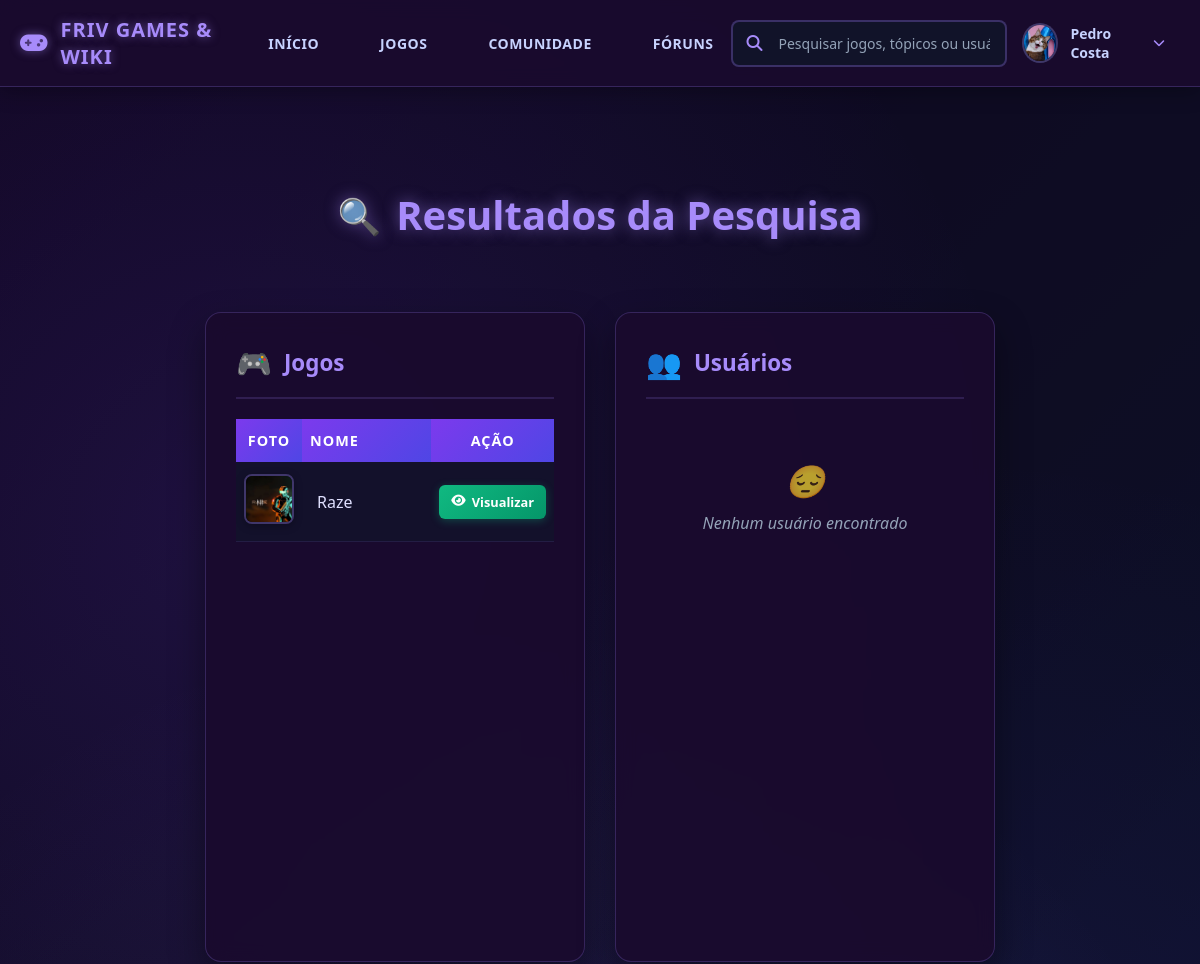
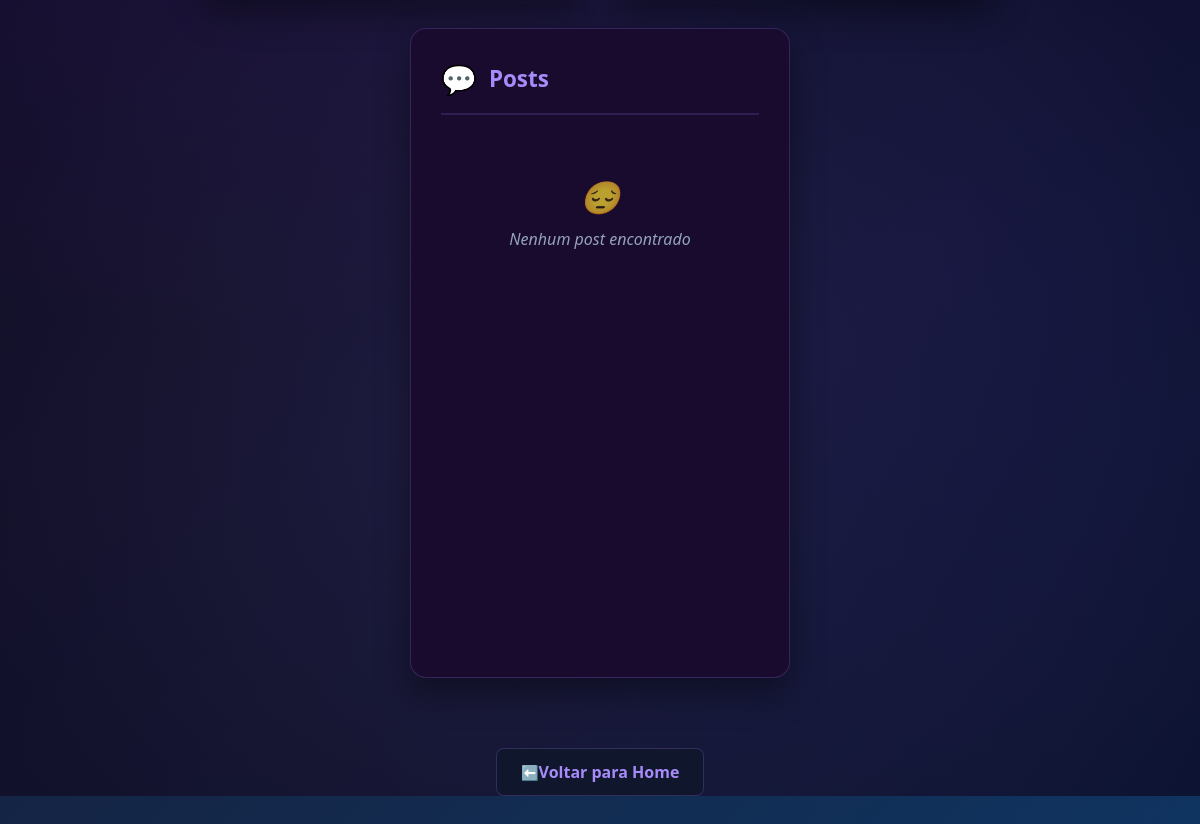
/pesquisar.php?valor=Raze (signed in), run on the app's committed database (2 pictures, top to bottom).
### tables this page shows
CREATE TABLE IF NOT EXISTS `jogo` (
  `idjogo` INT NOT NULL AUTO_INCREMENT,
  `nome` VARCHAR(45) NOT NULL,
  `descricao` TEXT NOT NULL,
  `desenvolvedor` VARCHAR(45) NOT NULL,
  `data_lanca` DATE NULL,
  `img` VARCHAR(45) NULL,
  PRIMARY KEY (`idjogo`),
  UNIQUE INDEX `idjogo_UNIQUE` (`idjogo` ASC) VISIBLE);

### controle/funcoes.php (called while the page is built, shortened)
<?php
function pesquisarUsuario_Nome($conexao, $nome)
{
    $sql = "SELECT idusuario, nome, foto FROM usuario WHERE nome LIKE ?";
    $comando = mysqli_prepare($conexao, $sql);
    $nome_param = $nome . "%";
    mysqli_stmt_bind_param($comando, 's', $nome_param);
    mysqli_stmt_execute($comando);
    $resultado = mysqli_stmt_get_result($comando);
    $lista_usuarios = [];
    return $lista_usuarios;
}
function pesquisarJogoNome($conexao, $nome)
{
    $sql = "SELECT * FROM jogo WHERE nome LIKE ?";
    $comando = mysqli_prepare($conexao, $sql);
    $nome_param = $nome . "%";
    mysqli_stmt_bind_param($comando, 's', $nome_param);
    mysqli_stmt_execute($comando);
    $resultado = mysqli_stmt_get_result($comando);
    $lista_jogos = [];
    while ($jogo = mysqli_fetch_assoc($resultado)) {
        $lista_jogos[] = $jogo;
    }
    return $lista_jogos;
}
function pesquisarPostConteudo($conexao, $conteudo)
{
    $sql = "SELECT * FROM post_forun WHERE conteudo LIKE ?";
    $comando = mysqli_prepare($conexao, $sql);
    $conteudo_param = $conteudo . "%";
    mysqli_stmt_bind_param($comando, 's', $conteudo_param);
    mysqli_stmt_execute($comando);
    $resultado = mysqli_stmt_get_result($comando);
    $lista_posts = [];
    return $lista_posts;
}
?>

### public/pesquisar.php (the view, shortened to what this page needs)
<!DOCTYPE html>
<html lang="pt-br">
<head>
    <link rel="stylesheet" href="https://cdnjs.cloudflare.com/ajax/libs/font-awesome/6.4.0/css/all.min.css">
    <link rel="stylesheet" href="./estilo/cabeçalho.css">
    <link rel="stylesheet" href="./estilo/estilo_pesquisar.css">
</head>
<body>
    <?php include 'cabeçalho.php'; ?>
    <div class="page-container">
        <h1 class="page-title">Resultados da Pesquisa</h1>
        <div class="search-results-horizontal">
            <div class="search-card">
                <div class="card-header">
                    <div class="card-icon">🎮</div>
                    <h2 class="card-title">Jogos</h2>
                </div>
                <div class="table-container">
                    <?php
                    if (isset($_GET["valor"]) && !empty($_GET["valor"])){
                        $valor = $_GET["valor"];
                        require_once "../controle/conexao.php";
                        require_once "../controle/funcoes.php";
                        $jogos = pesquisarJogoNome($conexao,$valor);
                        if (count($jogos) == 0){
                            echo "<div class='no-results'>Nenhum jogo encontrado</div>";
                        } else {
                            echo "<table class='search-table'>";
                            echo "<tr>";
                            echo "<th>Foto</th>";
                            echo "<th>Nome</th>";
                            echo "<th>Ação</th>";
                            echo "</tr>";
                            foreach ($jogos as $jogo){
                                $idjogo = $jogo['idjogo'];
                                $fotoi = $jogo['img'];
                                echo "<tr>";
                                echo "<td><img src='../controle/fotos/$fotoi' alt='" . $jogo["nome"] . "'></td>";
                                echo "<td>" . $jogo["nome"] . "</td>";
                                echo "<td><a href='jogo.php?id=$idjogo' class='view-link'><i class='fas fa-eye'></i> Visualizar</a></td>";
                                echo "</tr>";
                            }
                            echo "</table>";
                        }
                    }
                    ?>
                </div>
            </div>
            <div class="search-card">
                <div class="card-header">
                    <div class="card-icon">👥</div>
                    <h2 class="card-title">Usuários</h2>
                </div>
                <div class="table-container">
                    <?php
                    if (isset($_GET["valor"]) && !empty($_GET["valor"])){
                        $valor = $_GET["valor"];
                        require_once "../controle/conexao.php";
                        require_once "../controle/funcoes.php";
                        $usuarios = pesquisarUsuario_Nome($conexao,$valor);
                        if (count($usuarios) == 0){
                            echo "<div class='no-results'>Nenhum usuário encontrado</div>";
                        }
                    }
                    ?>
                </div>
            </div>
            <div class="search-card">
                <div class="card-header">
                    <div class="card-icon">💬</div>
                    <h2 class="card-title">Posts</h2>
                </div>
                <div class="table-container">
                    <?php
                    if (isset($_GET["valor"]) && !empty($_GET["valor"])){
                        $valor = $_GET["valor"];
                        require_once "../controle/conexao.php";
                        require_once "../controle/funcoes.php";
                        $posts = pesquisarPostConteudo($conexao,$valor);
                        if (count($posts) == 0){
                            echo "<div class='no-results'>Nenhum post encontrado</div>";
                        }
                    }
                    ?>
                </div>
            </div>
        </div>
        <a href='home.php' class='back-button'>Voltar para Home</a>
    </div>
</body>
</html>

### data on the page
jogo: img (picture), nome "Raze"

### other printed values
$_SESSION['nome'] "Pedro Costa"
